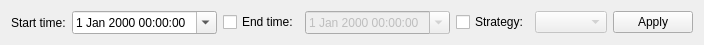
<?xml version="1.0" encoding="UTF-8"?>
<ui version="4.0">
 <class>TotalResultsReportSettingsWidget</class>
 <widget class="QWidget" name="TotalResultsReportSettingsWidget">
  <property name="geometry">
   <rect>
    <x>0</x>
    <y>0</y>
    <width>656</width>
    <height>41</height>
   </rect>
  </property>
  <layout class="QHBoxLayout" name="horizontalLayout">
   <item>
    <widget class="QLabel" name="startTimeLabel">
     <property name="text">
      <string>Start time:</string>
     </property>
    </widget>
   </item>
   <item>
    <widget class="QDateTimeEdit" name="startTime">
     <property name="calendarPopup">
      <bool>true</bool>
     </property>
    </widget>
   </item>
   <item>
    <widget class="QCheckBox" name="enableEndTime">
     <property name="text">
      <string>End time:</string>
     </property>
    </widget>
   </item>
   <item>
    <widget class="QDateTimeEdit" name="endTime">
     <property name="enabled">
      <bool>false</bool>
     </property>
     <property name="calendarPopup">
      <bool>true</bool>
     </property>
    </widget>
   </item>
   <item>
    <widget class="QCheckBox" name="enableStrategy">
     <property name="text">
      <string>Strategy:</string>
     </property>
    </widget>
   </item>
   <item>
    <widget class="QComboBox" name="strategies">
     <property name="enabled">
      <bool>false</bool>
     </property>
    </widget>
   </item>
   <item>
    <widget class="QPushButton" name="apply">
     <property name="text">
      <string>Apply</string>
     </property>
    </widget>
   </item>
   <item>
    <spacer name="horizontalSpacer">
     <property name="orientation">
      <enum>Qt::Horizontal</enum>
     </property>
     <property name="sizeHint" stdset="0">
      <size>
       <width>40</width>
       <height>20</height>
      </size>
     </property>
    </spacer>
   </item>
  </layout>
 </widget>
 <resources/>
 <connections>
  <connection>
   <sender>enableEndTime</sender>
   <signal>toggled(bool)</signal>
   <receiver>endTime</receiver>
   <slot>setEnabled(bool)</slot>
   <hints>
    <hint type="sourcelabel">
     <x>314</x>
     <y>70</y>
    </hint>
    <hint type="destinationlabel">
     <x>437</x>
     <y>73</y>
    </hint>
   </hints>
  </connection>
  <connection>
   <sender>enableStrategy</sender>
   <signal>toggled(bool)</signal>
   <receiver>strategies</receiver>
   <slot>setEnabled(bool)</slot>
   <hints>
    <hint type="sourcelabel">
     <x>580</x>
     <y>66</y>
    </hint>
    <hint type="destinationlabel">
     <x>710</x>
     <y>72</y>
    </hint>
   </hints>
  </connection>
 </connections>
</ui>
